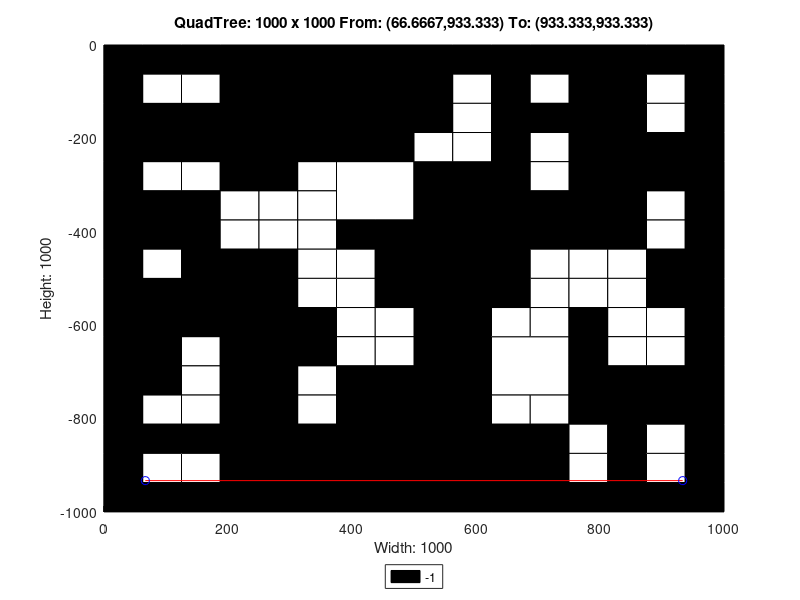

The MATLAB source for this figure:
axis([0 1000 -1000 0]);
title('QuadTree: 1000 x 1000 From: (66.6667,933.333) To: (933.333,933.333)');
xlabel('Width: 1000');
ylabel('Height: 1000');
rectangle('Position',[250 -250 250 250], 'FaceColor',[0 0 0]);
rectangle('Position',[0 -250 125 125], 'FaceColor',[0 0 0]);
rectangle('Position',[125 -250 125 125], 'FaceColor',[0 0 0]);
rectangle('Position',[375 -375 125 125], 'FaceColor',[1 1 1]);
rectangle('Position',[750 -125 125 125], 'FaceColor',[0 0 0]);
rectangle('Position',[750 -250 125 125], 'FaceColor',[0 0 0]);
rectangle('Position',[500 -375 125 125], 'FaceColor',[0 0 0]);
rectangle('Position',[500 -500 125 125], 'FaceColor',[0 0 0]);
rectangle('Position',[750 -375 125 125], 'FaceColor',[0 0 0]);
rectangle('Position',[0 -625 125 125], 'FaceColor',[0 0 0]);
rectangle('Position',[125 -625 125 125], 'FaceColor',[0 0 0]);
rectangle('Position',[0 -750 125 125], 'FaceColor',[0 0 0]);
rectangle('Position',[375 -875 125 125], 'FaceColor',[0 0 0]);
rectangle('Position',[250 -1000 125 125], 'FaceColor',[0 0 0]);
rectangle('Position',[375 -1000 125 125], 'FaceColor',[0 0 0]);
rectangle('Position',[500 -625 125 125], 'FaceColor',[0 0 0]);
rectangle('Position',[500 -750 125 125], 'FaceColor',[0 0 0]);
rectangle('Position',[625 -750 125 125], 'FaceColor',[1 1 1]);
rectangle('Position',[500 -875 125 125], 'FaceColor',[0 0 0]);
rectangle('Position',[500 -1000 125 125], 'FaceColor',[0 0 0]);
rectangle('Position',[625 -1000 125 125], 'FaceColor',[0 0 0]);
rectangle('Position',[0 -62.5 62.5 62.5], 'FaceColor',[0 0 0]);
rectangle('Position',[62.5 -62.5 62.5 62.5], 'FaceColor',[0 0 0]);
rectangle('Position',[0 -125 62.5 62.5], 'FaceColor',[0 0 0]);
rectangle('Position',[62.5 -125 62.5 62.5], 'FaceColor',[1 1 1]);
rectangle('Position',[125 -62.5 62.5 62.5], 'FaceColor',[0 0 0]);
rectangle('Position',[187.5 -62.5 62.5 62.5], 'FaceColor',[0 0 0]);
rectangle('Position',[125 -125 62.5 62.5], 'FaceColor',[1 1 1]);
rectangle('Position',[187.5 -125 62.5 62.5], 'FaceColor',[0 0 0]);
rectangle('Position',[0 -312.5 62.5 62.5], 'FaceColor',[0 0 0]);
rectangle('Position',[62.5 -312.5 62.5 62.5], 'FaceColor',[1 1 1]);
rectangle('Position',[0 -375 62.5 62.5], 'FaceColor',[0 0 0]);
rectangle('Position',[62.5 -375 62.5 62.5], 'FaceColor',[0 0 0]);
rectangle('Position',[125 -312.5 62.5 62.5], 'FaceColor',[1 1 1]);
rectangle('Position',[187.5 -312.5 62.5 62.5], 'FaceColor',[0 0 0]);
rectangle('Position',[125 -375 62.5 62.5], 'FaceColor',[0 0 0]);
rectangle('Position',[187.5 -375 62.5 62.5], 'FaceColor',[1 1 1]);
rectangle('Position',[0 -437.5 62.5 62.5], 'FaceColor',[0 0 0]);
rectangle('Position',[62.5 -437.5 62.5 62.5], 'FaceColor',[0 0 0]);
rectangle('Position',[0 -500 62.5 62.5], 'FaceColor',[0 0 0]);
rectangle('Position',[62.5 -500 62.5 62.5], 'FaceColor',[1 1 1]);
rectangle('Position',[125 -437.5 62.5 62.5], 'FaceColor',[0 0 0]);
rectangle('Position',[187.5 -437.5 62.5 62.5], 'FaceColor',[1 1 1]);
rectangle('Position',[125 -500 62.5 62.5], 'FaceColor',[0 0 0]);
rectangle('Position',[187.5 -500 62.5 62.5], 'FaceColor',[0 0 0]);
rectangle('Position',[250 -312.5 62.5 62.5], 'FaceColor',[0 0 0]);
rectangle('Position',[312.5 -312.5 62.5 62.5], 'FaceColor',[1 1 1]);
rectangle('Position',[250 -375 62.5 62.5], 'FaceColor',[1 1 1]);
rectangle('Position',[312.5 -375 62.5 62.5], 'FaceColor',[1 1 1]);
rectangle('Position',[250 -437.5 62.5 62.5], 'FaceColor',[1 1 1]);
rectangle('Position',[312.5 -437.5 62.5 62.5], 'FaceColor',[1 1 1]);
rectangle('Position',[250 -500 62.5 62.5], 'FaceColor',[0 0 0]);
rectangle('Position',[312.5 -500 62.5 62.5], 'FaceColor',[1 1 1]);
rectangle('Position',[375 -437.5 62.5 62.5], 'FaceColor',[0 0 0]);
rectangle('Position',[437.5 -437.5 62.5 62.5], 'FaceColor',[0 0 0]);
rectangle('Position',[375 -500 62.5 62.5], 'FaceColor',[1 1 1]);
rectangle('Position',[437.5 -500 62.5 62.5], 'FaceColor',[0 0 0]);
rectangle('Position',[500 -62.5 62.5 62.5], 'FaceColor',[0 0 0]);
rectangle('Position',[562.5 -62.5 62.5 62.5], 'FaceColor',[0 0 0]);
rectangle('Position',[500 -125 62.5 62.5], 'FaceColor',[0 0 0]);
rectangle('Position',[562.5 -125 62.5 62.5], 'FaceColor',[1 1 1]);
rectangle('Position',[625 -62.5 62.5 62.5], 'FaceColor',[0 0 0]);
rectangle('Position',[687.5 -62.5 62.5 62.5], 'FaceColor',[0 0 0]);
rectangle('Position',[625 -125 62.5 62.5], 'FaceColor',[0 0 0]);
rectangle('Position',[687.5 -125 62.5 62.5], 'FaceColor',[1 1 1]);
rectangle('Position',[500 -187.5 62.5 62.5], 'FaceColor',[0 0 0]);
rectangle('Position',[562.5 -187.5 62.5 62.5], 'FaceColor',[1 1 1]);
rectangle('Position',[500 -250 62.5 62.5], 'FaceColor',[1 1 1]);
rectangle('Position',[562.5 -250 62.5 62.5], 'FaceColor',[1 1 1]);
rectangle('Position',[625 -187.5 62.5 62.5], 'FaceColor',[0 0 0]);
rectangle('Position',[687.5 -187.5 62.5 62.5], 'FaceColor',[0 0 0]);
rectangle('Position',[625 -250 62.5 62.5], 'FaceColor',[0 0 0]);
rectangle('Position',[687.5 -250 62.5 62.5], 'FaceColor',[1 1 1]);
rectangle('Position',[875 -62.5 62.5 62.5], 'FaceColor',[0 0 0]);
rectangle('Position',[937.5 -62.5 62.5 62.5], 'FaceColor',[0 0 0]);
rectangle('Position',[875 -125 62.5 62.5], 'FaceColor',[1 1 1]);
rectangle('Position',[937.5 -125 62.5 62.5], 'FaceColor',[0 0 0]);
rectangle('Position',[875 -187.5 62.5 62.5], 'FaceColor',[1 1 1]);
rectangle('Position',[937.5 -187.5 62.5 62.5], 'FaceColor',[0 0 0]);
rectangle('Position',[875 -250 62.5 62.5], 'FaceColor',[0 0 0]);
rectangle('Position',[937.5 -250 62.5 62.5], 'FaceColor',[0 0 0]);
rectangle('Position',[625 -312.5 62.5 62.5], 'FaceColor',[0 0 0]);
rectangle('Position',[687.5 -312.5 62.5 62.5], 'FaceColor',[1 1 1]);
rectangle('Position',[625 -375 62.5 62.5], 'FaceColor',[0 0 0]);
rectangle('Position',[687.5 -375 62.5 62.5], 'FaceColor',[0 0 0]);
rectangle('Position',[625 -437.5 62.5 62.5], 'FaceColor',[0 0 0]);
rectangle('Position',[687.5 -437.5 62.5 62.5], 'FaceColor',[0 0 0]);
rectangle('Position',[625 -500 62.5 62.5], 'FaceColor',[0 0 0]);
rectangle('Position',[687.5 -500 62.5 62.5], 'FaceColor',[1 1 1]);
rectangle('Position',[875 -312.5 62.5 62.5], 'FaceColor',[0 0 0]);
rectangle('Position',[937.5 -312.5 62.5 62.5], 'FaceColor',[0 0 0]);
rectangle('Position',[875 -375 62.5 62.5], 'FaceColor',[1 1 1]);
rectangle('Position',[937.5 -375 62.5 62.5], 'FaceColor',[0 0 0]);
rectangle('Position',[750 -437.5 62.5 62.5], 'FaceColor',[0 0 0]);
rectangle('Position',[812.5 -437.5 62.5 62.5], 'FaceColor',[0 0 0]);
rectangle('Position',[750 -500 62.5 62.5], 'FaceColor',[1 1 1]);
rectangle('Position',[812.5 -500 62.5 62.5], 'FaceColor',[1 1 1]);
rectangle('Position',[875 -437.5 62.5 62.5], 'FaceColor',[1 1 1]);
rectangle('Position',[937.5 -437.5 62.5 62.5], 'FaceColor',[0 0 0]);
rectangle('Position',[875 -500 62.5 62.5], 'FaceColor',[0 0 0]);
rectangle('Position',[937.5 -500 62.5 62.5], 'FaceColor',[0 0 0]);
rectangle('Position',[125 -687.5 62.5 62.5], 'FaceColor',[1 1 1]);
rectangle('Position',[187.5 -687.5 62.5 62.5], 'FaceColor',[0 0 0]);
rectangle('Position',[125 -750 62.5 62.5], 'FaceColor',[1 1 1]);
rectangle('Position',[187.5 -750 62.5 62.5], 'FaceColor',[0 0 0]);
rectangle('Position',[250 -562.5 62.5 62.5], 'FaceColor',[0 0 0]);
rectangle('Position',[312.5 -562.5 62.5 62.5], 'FaceColor',[1 1 1]);
rectangle('Position',[250 -625 62.5 62.5], 'FaceColor',[0 0 0]);
rectangle('Position',[312.5 -625 62.5 62.5], 'FaceColor',[0 0 0]);
rectangle('Position',[375 -562.5 62.5 62.5], 'FaceColor',[1 1 1]);
rectangle('Position',[437.5 -562.5 62.5 62.5], 'FaceColor',[0 0 0]);
rectangle('Position',[375 -625 62.5 62.5], 'FaceColor',[1 1 1]);
rectangle('Position',[437.5 -625 62.5 62.5], 'FaceColor',[1 1 1]);
rectangle('Position',[250 -687.5 62.5 62.5], 'FaceColor',[0 0 0]);
rectangle('Position',[312.5 -687.5 62.5 62.5], 'FaceColor',[0 0 0]);
rectangle('Position',[250 -750 62.5 62.5], 'FaceColor',[0 0 0]);
rectangle('Position',[312.5 -750 62.5 62.5], 'FaceColor',[1 1 1]);
rectangle('Position',[375 -687.5 62.5 62.5], 'FaceColor',[1 1 1]);
rectangle('Position',[437.5 -687.5 62.5 62.5], 'FaceColor',[1 1 1]);
rectangle('Position',[375 -750 62.5 62.5], 'FaceColor',[0 0 0]);
rectangle('Position',[437.5 -750 62.5 62.5], 'FaceColor',[0 0 0]);
rectangle('Position',[0 -812.5 62.5 62.5], 'FaceColor',[0 0 0]);
rectangle('Position',[62.5 -812.5 62.5 62.5], 'FaceColor',[1 1 1]);
rectangle('Position',[0 -875 62.5 62.5], 'FaceColor',[0 0 0]);
rectangle('Position',[62.5 -875 62.5 62.5], 'FaceColor',[0 0 0]);
rectangle('Position',[125 -812.5 62.5 62.5], 'FaceColor',[1 1 1]);
rectangle('Position',[187.5 -812.5 62.5 62.5], 'FaceColor',[0 0 0]);
rectangle('Position',[125 -875 62.5 62.5], 'FaceColor',[0 0 0]);
rectangle('Position',[187.5 -875 62.5 62.5], 'FaceColor',[0 0 0]);
rectangle('Position',[0 -937.5 62.5 62.5], 'FaceColor',[0 0 0]);
rectangle('Position',[62.5 -937.5 62.5 62.5], 'FaceColor',[1 1 1]);
rectangle('Position',[0 -1000 62.5 62.5], 'FaceColor',[0 0 0]);
rectangle('Position',[62.5 -1000 62.5 62.5], 'FaceColor',[0 0 0]);
rectangle('Position',[125 -937.5 62.5 62.5], 'FaceColor',[1 1 1]);
rectangle('Position',[187.5 -937.5 62.5 62.5], 'FaceColor',[0 0 0]);
rectangle('Position',[125 -1000 62.5 62.5], 'FaceColor',[0 0 0]);
rectangle('Position',[187.5 -1000 62.5 62.5], 'FaceColor',[0 0 0]);
rectangle('Position',[250 -812.5 62.5 62.5], 'FaceColor',[0 0 0]);
rectangle('Position',[312.5 -812.5 62.5 62.5], 'FaceColor',[1 1 1]);
rectangle('Position',[250 -875 62.5 62.5], 'FaceColor',[0 0 0]);
rectangle('Position',[312.5 -875 62.5 62.5], 'FaceColor',[0 0 0]);
rectangle('Position',[625 -562.5 62.5 62.5], 'FaceColor',[0 0 0]);
rectangle('Position',[687.5 -562.5 62.5 62.5], 'FaceColor',[1 1 1]);
rectangle('Position',[625 -625 62.5 62.5], 'FaceColor',[1 1 1]);
rectangle('Position',[687.5 -625 62.5 62.5], 'FaceColor',[1 1 1]);
rectangle('Position',[750 -562.5 62.5 62.5], 'FaceColor',[1 1 1]);
rectangle('Position',[812.5 -562.5 62.5 62.5], 'FaceColor',[1 1 1]);
rectangle('Position',[750 -625 62.5 62.5], 'FaceColor',[0 0 0]);
rectangle('Position',[812.5 -625 62.5 62.5], 'FaceColor',[1 1 1]);
rectangle('Position',[875 -562.5 62.5 62.5], 'FaceColor',[0 0 0]);
rectangle('Position',[937.5 -562.5 62.5 62.5], 'FaceColor',[0 0 0]);
rectangle('Position',[875 -625 62.5 62.5], 'FaceColor',[1 1 1]);
rectangle('Position',[937.5 -625 62.5 62.5], 'FaceColor',[0 0 0]);
rectangle('Position',[750 -687.5 62.5 62.5], 'FaceColor',[0 0 0]);
rectangle('Position',[812.5 -687.5 62.5 62.5], 'FaceColor',[1 1 1]);
rectangle('Position',[750 -750 62.5 62.5], 'FaceColor',[0 0 0]);
rectangle('Position',[812.5 -750 62.5 62.5], 'FaceColor',[0 0 0]);
rectangle('Position',[875 -687.5 62.5 62.5], 'FaceColor',[1 1 1]);
rectangle('Position',[937.5 -687.5 62.5 62.5], 'FaceColor',[0 0 0]);
rectangle('Position',[875 -750 62.5 62.5], 'FaceColor',[0 0 0]);
rectangle('Position',[937.5 -750 62.5 62.5], 'FaceColor',[0 0 0]);
rectangle('Position',[625 -812.5 62.5 62.5], 'FaceColor',[1 1 1]);
rectangle('Position',[687.5 -812.5 62.5 62.5], 'FaceColor',[1 1 1]);
rectangle('Position',[625 -875 62.5 62.5], 'FaceColor',[0 0 0]);
rectangle('Position',[687.5 -875 62.5 62.5], 'FaceColor',[0 0 0]);
rectangle('Position',[750 -812.5 62.5 62.5], 'FaceColor',[0 0 0]);
rectangle('Position',[812.5 -812.5 62.5 62.5], 'FaceColor',[0 0 0]);
rectangle('Position',[750 -875 62.5 62.5], 'FaceColor',[1 1 1]);
rectangle('Position',[812.5 -875 62.5 62.5], 'FaceColor',[0 0 0]);
rectangle('Position',[875 -812.5 62.5 62.5], 'FaceColor',[0 0 0]);
rectangle('Position',[937.5 -812.5 62.5 62.5], 'FaceColor',[0 0 0]);
rectangle('Position',[875 -875 62.5 62.5], 'FaceColor',[1 1 1]);
rectangle('Position',[937.5 -875 62.5 62.5], 'FaceColor',[0 0 0]);
rectangle('Position',[750 -937.5 62.5 62.5], 'FaceColor',[1 1 1]);
rectangle('Position',[812.5 -937.5 62.5 62.5], 'FaceColor',[0 0 0]);
rectangle('Position',[750 -1000 62.5 62.5], 'FaceColor',[0 0 0]);
rectangle('Position',[812.5 -1000 62.5 62.5], 'FaceColor',[0 0 0]);
rectangle('Position',[875 -937.5 62.5 62.5], 'FaceColor',[1 1 1]);
rectangle('Position',[937.5 -937.5 62.5 62.5], 'FaceColor',[0 0 0]);
rectangle('Position',[875 -1000 62.5 62.5], 'FaceColor',[0 0 0]);
rectangle('Position',[937.5 -1000 62.5 62.5], 'FaceColor',[0 0 0]);
X=[933.333,66.6667];
Y=[-933.333,-933.333];
hold on;
plot(X,Y,'r');
plot(X,Y,'bo');
legend('-1','Location','southoutside');
